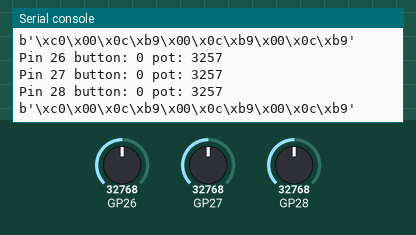
A program run on a simulated Raspberry Pi Pico running MicroPython. Parts: the last lines printed to the serial console. The inputs (shaded band) are chosen by the test bench; at power-on: GP26 = 32768, GP27 = 32768, GP28 = 32768 (analog values on the 0–65535 scale).

Above: at 1.2 s.
1.3 s: GP26 set to 39105
At 2.4 s:
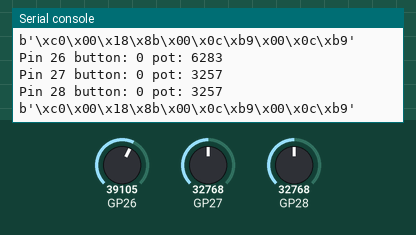
2.8 s: GP27 set to 39105
At 3.4 s:
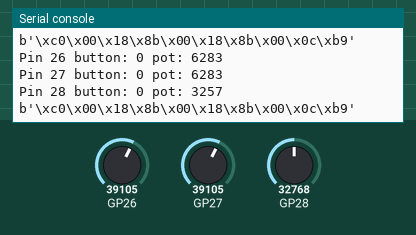
4.3 s: GP28 set to 39105
At 5.3 s:
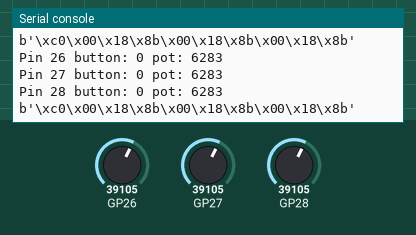
5.8 s: GP26 set to 37795
At 6.6 s:
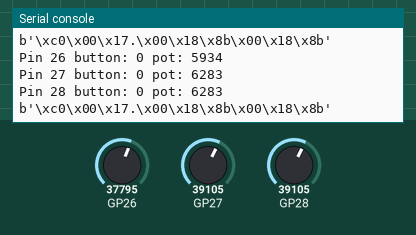
7.3 s: GP27 set to 37795
At 8.4 s:
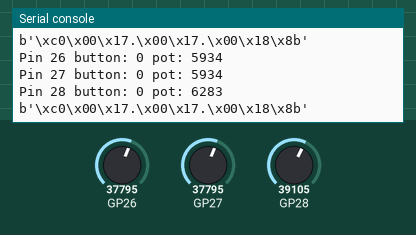
8.8 s: GP28 set to 37795
At 9.3 s:
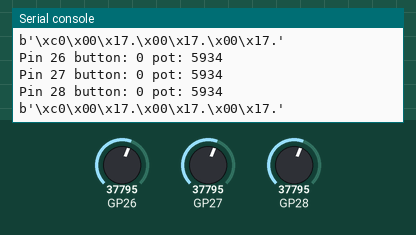
Timing chart, 0 to 11.3 s (numbered marks = the images above; inputs shaded):
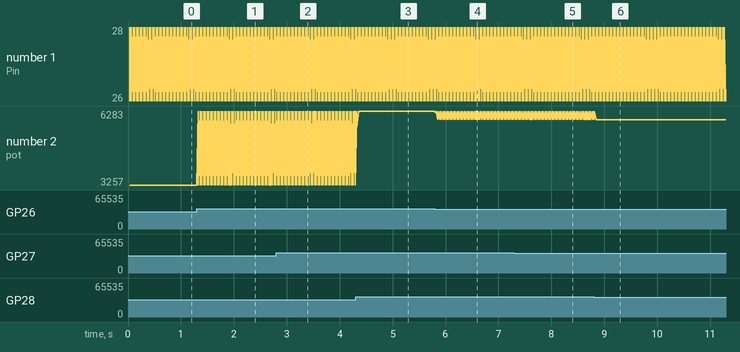

The program:

main.py
```python
from machine import Pin, ADC, UART
from time import sleep_ms, sleep_us
import sys
import gc

# Set ADC reading ranges that correspond to button
# press state - down decreases the range
BUTTON_DOWN_MIN = 192
BUTTON_DOWN_MAX = 20550
BUTTON_UP_MIN = 26650
BUTTON_UP_MAX = 38450

# TAU = Pi * 2, Tausend = TAU * 1000
# We can use this value nicely in radian calculations
TAUSEND = 6283

# Safe point when a value is considered either within
# the first or second range
THRESHOLD = 25000

# Number of samples to take before creating an average
SAMPLES = 10


# Set to false when not in development mode
DEBUG = True


class ADCReader():

    def __init__(self, pin):

        self.samples = [0] * SAMPLES

        self.adc = ADC(Pin(pin))

        self.pin = pin

        self.btn = 0

        self.pot = 0

        self.bb = ''


    def sample(self, index):

        # Wait for voltage to settle
        sleep_us(100)

        # Do an initial reading
        # recommended by official RP2040 docs
        self.adc.read_u16()

        sleep_us(100)

        self.samples[index] = self.adc.read_u16()


    def calc(self):

        # Collect upper threshold values
        self.up_list = [i for i in self.samples if i >= THRESHOLD]

        # Collect lower threshold values
        self.down_list = [i for i in self.samples if i < THRESHOLD]

        # are the majority higher or lower than 25000
        if len(self.up_list) >= len(self.down_list):

            self.btn = 0 # button is up
            self.avg = sum(self.up_list) / len(self.up_list)
            self.unit = min(1, max(0, self.avg - BUTTON_UP_MIN) / (BUTTON_UP_MAX - BUTTON_UP_MIN))
            self.pot = int(self.unit * TAUSEND)

        else:

            self.btn = 1 # button down
            self.avg = sum(self.down_list) / len(self.down_list)
            self.unit = min(1, max(0, self.avg - BUTTON_DOWN_MIN) / (BUTTON_DOWN_MAX - BUTTON_DOWN_MIN))
            self.pot = int(self.unit * TAUSEND)

        if DEBUG:
            print("Pin", self.pin, "button:", self.btn, "pot:", self.pot)

        # Convert value to bytes
        self.bb = self.btn.to_bytes(1, 'big')
        self.bb += self.pot.to_bytes(2, 'big')

        return self.bb


# listen on all ADCs
adcs = [ADCReader(26), ADCReader(27), ADCReader(28)]

buf = None

# Marker byte to indicate the data is a reading
start = 192

count = 0

while True:

    # There's enough time to run gc
    gc.collect()

    if (count == SAMPLES):

        buf = start.to_bytes(1, 'big')

        # Collect all the readings
        for adc in adcs:
            buf += adc.calc()

        if DEBUG:
            print(buf)
        else:
            sys.stdout.buffer.write(buf)

        count = 0

    else:

        for adc in adcs:
            adc.sample(count)

        count += 1

    sleep_ms(2)
```

Measured:
- after the input at 1.3 s, the serial console: prints a new line at once (image 1)
- after the input at 2.8 s, the serial console: prints a new line at once (image 2)
- after the input at 4.3 s, the serial console: prints a new line at once (image 3)
- after the input at 5.8 s, the serial console: prints a new line at once (image 4)
- after the input at 7.3 s, the serial console: prints a new line after 0.05 s (image 5)
- after the input at 8.8 s, the serial console: prints a new line at once (image 6)
